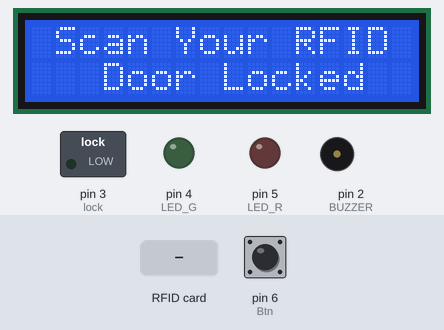
The sketch below on a simulated Arduino Uno, built with avr-gcc and run on an emulated ATmega328P. Shown: 16×2 character LCD, switched loads named in the sketch (green lamp = pin HIGH), output pins drawn as LEDs (lit = HIGH), buzzer (waves = sounding). Dashed ring = blinking. Inputs (shaded band) come from the test bench; at power-on: pin 6 (Btn) LOW. Pins used as bus, display or sensor lines are not drawn; what the sketch prints to the serial monitor is not drawn.

Above: at 1.3 s.
1.4 s: pin 6 (Btn) pulled HIGH for 0.15 s
At 3.4 s:
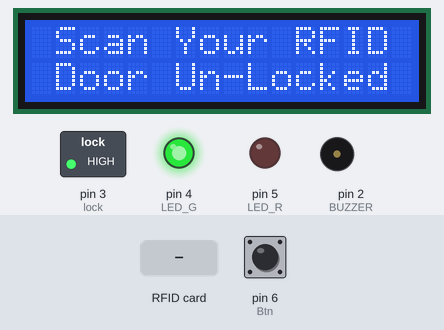
4.5 s: RFID card 5E 7A 19 C4 held to the reader
At 5.8 s:
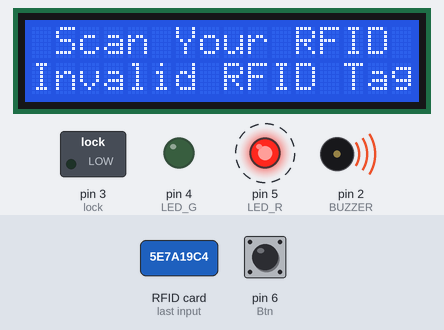
7.5 s: RFID card 83 23 38 BB held to the reader
At 8.09 s:
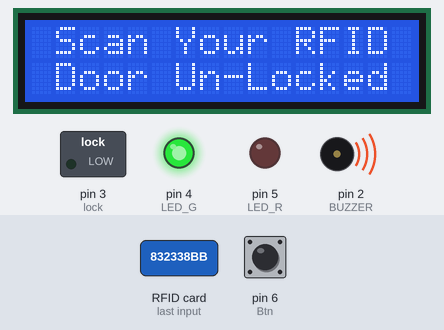
9.5 s: pin 6 (Btn) pulled HIGH for 3.2 s
Timing chart, 0 to 13.8 s (numbered marks = the images above; inputs shaded):
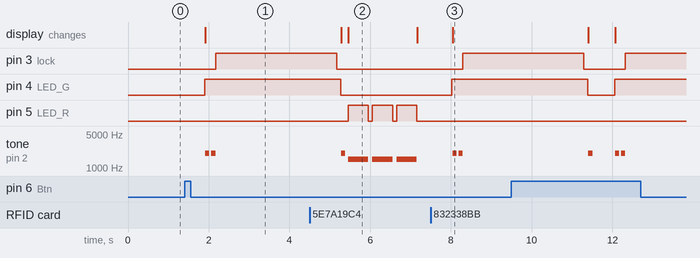

Measured:
- after the input at 1.4 s, pin 3 (lock): LOW → HIGH after 0.77 s; pin 4 (LED_G): LOW → HIGH after 0.50 s; tone on pin 2 (BUZZER): alternates 2000 Hz for 0.10 s and silent for 0.05 s, 4 changes in all, then stays silent, starting after 0.52 s; the display: changes after 0.52 s (image 1)
- after the input at 4.5 s, pin 5 (LED_R): alternates HIGH for 0.50 s and LOW for 0.10 s, starting after 0.96 s; the display: first differs from a run without the input after 0.96 s (image 2)
- after the input at 7.5 s, pin 3 (lock): LOW → HIGH after 0.79 s; pin 4 (LED_G): LOW → HIGH after 0.53 s; tone on pin 2 (BUZZER): alternates 2000 Hz for 0.10 s and silent for 0.05 s, 4 changes in all, then stays silent, starting after 0.54 s; the display: changes after 0.54 s (image 3)
- what the display in image 2 shows lasts 1.7 s, from 5.5 s to 7.2 s

The sketch:

Code.ino
```cpp
//RFID Door Lock System

#include <Wire.h>
#include <SPI.h>
#include <MFRC522.h>
#include <LiquidCrystal_I2C.h>
LiquidCrystal_I2C lcd(0x3F, 16, 2);

#define SS_PIN 10
#define RST_PIN 9
#define LED_G 4 //define green LED pin
#define LED_R 5 //define red LED
#define BUZZER 2 //buzzer pin
#define lock 3
MFRC522 mfrc522(SS_PIN, RST_PIN);   // Create MFRC522 instance.
int Btn = 6;

void setup()
{
  Serial.begin(9600);   // Initiate a serial communication
  SPI.begin();      // Initiate  SPI bus
  mfrc522.PCD_Init();   // Initiate MFRC522
  pinMode(LED_G, OUTPUT);
  pinMode(LED_R, OUTPUT);
  pinMode(BUZZER, OUTPUT);
  noTone(BUZZER);
  pinMode(Btn,INPUT);
  pinMode(lock,OUTPUT);
  Serial.println("Place your card on reader...");
  Serial.println();
  lcd.begin();
  lcd.backlight();
  lcd.clear();
  lcd.setCursor(0,0); // column, row
  lcd.print(" Scan Your RFID ");
  lcd.setCursor(0,1); // column, row
  lcd.print("   Door Locked   ");

 }
void loop()
{

if(digitalRead(Btn) == HIGH){

    Serial.println("Access Granted");
    Serial.println();
    delay(500);
    digitalWrite(LED_G, HIGH);
    lcd.setCursor(0,1); // column, row
    lcd.print(" Door Un-Locked ");
    tone(BUZZER, 2000);
    delay(100);
    noTone(BUZZER);
    delay(50);
    tone(BUZZER, 2000);
    delay(100);
    noTone(BUZZER);
    digitalWrite(lock,HIGH);
    delay(3000);
    digitalWrite(lock,LOW);
    delay(100);
    digitalWrite(LED_G, LOW);
    lcd.setCursor(0,1); // column, row
    lcd.print("   Door Locked   ");
    tone(BUZZER, 2000);
    delay(100);
    noTone(BUZZER);
  delay(50);
  }


  // Look for new cards
  if ( ! mfrc522.PICC_IsNewCardPresent())
  {
    return;
  }
  // Select one of the cards
  if ( ! mfrc522.PICC_ReadCardSerial())
  {
    return;
  }
  //Show UID on serial monitor
  Serial.print("UID tag :");
  String content= "";
  byte letter;
  for (byte i = 0; i < mfrc522.uid.size; i++)
  {
     Serial.print(mfrc522.uid.uidByte[i] < 0x10 ? " 0" : " ");
     Serial.print(mfrc522.uid.uidByte[i], HEX);
     content.concat(String(mfrc522.uid.uidByte[i] < 0x10 ? " 0" : " "));
     content.concat(String(mfrc522.uid.uidByte[i], HEX));
  }
  Serial.println();
  Serial.print("Message : ");
  content.toUpperCase();


 if (content.substring(1) == "83 23 38 BB") //change here the UID of card/cards or tag/tags that you want to give access
  {
    Serial.println("Access Granted");
    Serial.println();
    delay(500);
    digitalWrite(LED_G, HIGH);
    lcd.setCursor(0,1); // column, row
    lcd.print(" Door Un-Locked ");
    tone(BUZZER, 2000);
    delay(100);
    noTone(BUZZER);
    delay(50);
    tone(BUZZER, 2000);
    delay(100);
    noTone(BUZZER);
    digitalWrite(lock,HIGH);
    delay(3000);
    digitalWrite(lock,LOW);
    delay(100);
    digitalWrite(LED_G, LOW);
    lcd.setCursor(0,1); // column, row
    lcd.print("   Door Locked   ");
    tone(BUZZER, 2000);
    delay(100);
    noTone(BUZZER);
    delay(50);
  }

else
{
    lcd.setCursor(0,1); // column, row
    lcd.print("Invalid RFID Tag");
    Serial.println(" Access denied");
    digitalWrite(LED_R, HIGH);
    tone(BUZZER, 1500);
    delay(500);
    digitalWrite(LED_R, LOW);
    noTone(BUZZER);
    delay(100);
    digitalWrite(LED_R, HIGH);
    tone(BUZZER, 1500);
    delay(500);
    digitalWrite(LED_R, LOW);
    noTone(BUZZER);
    delay(100);
    digitalWrite(LED_R, HIGH);
    tone(BUZZER, 1500);
    delay(500);
    digitalWrite(LED_R, LOW);
    noTone(BUZZER);
    lcd.setCursor(0,1); // column, row
    lcd.print("   Door Locked   ");
 }
 }
```
